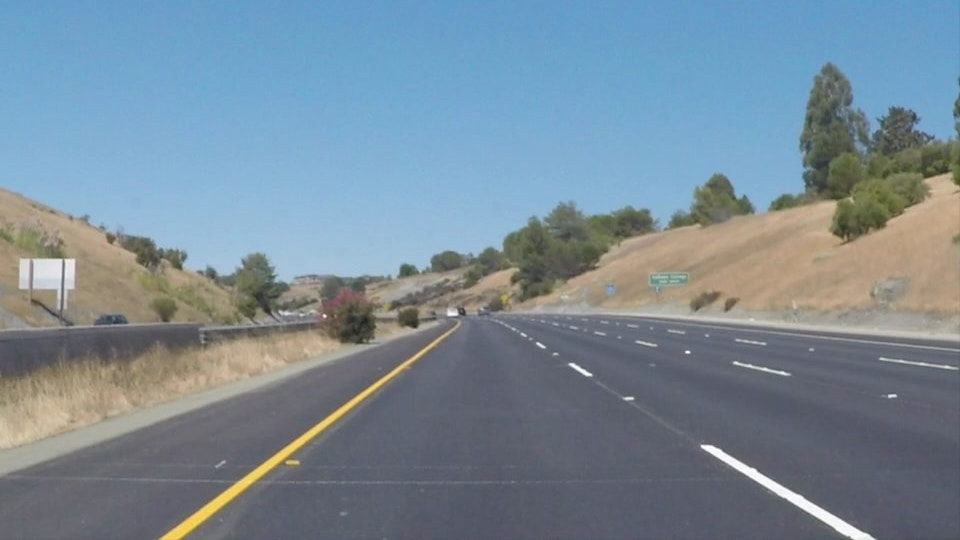
#> input picture solidYellowCurve2.jpg, 960 x 540 px
$ python edge_detection.py   (older library calls are emulated)
#> lines starting #> are read from the running program, lines starting #| are printed output that depends on the picture
from scipy import misc, signal, stats
import matplotlib.pyplot as plt
import random
import numpy as np
from skimage.filters.rank import gradient
from skimage.filter import roberts, sobel, scharr, prewitt
import time
from math import *


def gaussian_dist(m, sigma, size):
	pdf = stats.norm(m, sigma).pdf
	linspace = np.linspace(- sigma, sigma, size)
	dist = np.array([[pdf(x) * pdf(y) for x in linspace] for y in linspace])
	return dist

img = np.array(misc.imresize(misc.imread('solidYellowCurve2.jpg', mode = 'L'), (500, 600)), dtype="float32")
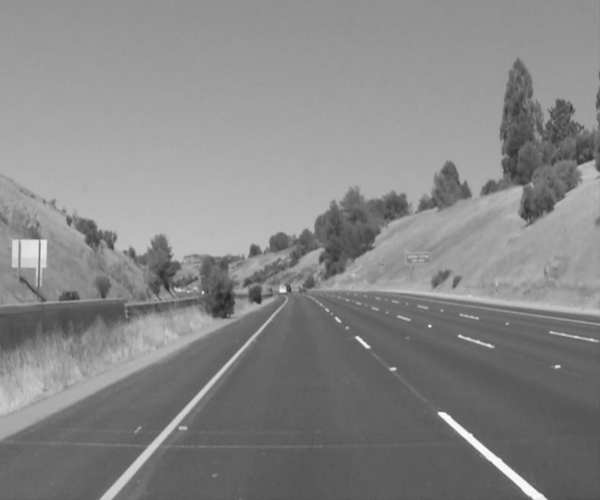
#> img: shape (500, 600) float32; min 35, max 253, mean 134.8
#img = np.array(misc.imresize(misc.imread('cat3.jpg', mode = 'L'), (500, 600)), dtype="float32")
img = img / img.max()
#img = img - img.max()/2


kernel_der = np.array([[-1, 1]])

kernel_roberts = np.array([[1,0]
				  ,[0,-1]
					])
kernel_sobel = np.array([
	[-1, 0, 1],
	[-2, 0, 2],
	[-1, 0, 1]
	])


kernel_prewitt = np.array([
	[-1, 0, 1],
	[-1, 0, 1],
	[-1, 0, 1]
	])


"""
uni_blur = np.ones((5,5))
g1 = gaussian_dist(0, 5, 5)
g2 = gaussian_dist(0, 10, 10)
g3 = gaussian_dist(0, 20, 20)


plt.subplot(1,3,1)
plt.imshow(g1, interpolation="none")
plt.subplot(1,3,2)
plt.imshow(g2, interpolation="none")
plt.subplot(1,3,3)
plt.imshow(g3, interpolation="none")

plt.show()
exit()
"""

my_kernel1 = kernel_sobel

g = gaussian_dist(0, 5, 3)
kernel = signal.correlate(g, kernel_sobel)


out = np.sqrt(signal.correlate(img, kernel) ** 2 + signal.correlate(img, kernel.T) ** 2)
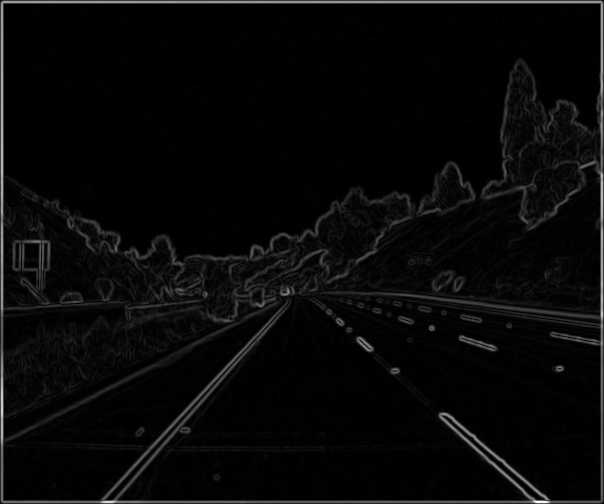
#> out: shape (504, 604) float64; min 9.81e-11, max 0.0871, mean 0.00306; drawn with min black and max white
misc.imsave("edge1.png", out)

#plt.imshow(out)

g = gaussian_dist(0, 5, 10)
my_kernel3 = signal.correlate(g, kernel_sobel)

g = gaussian_dist(0, 5, 15)
my_kernel4 = signal.correlate(g, kernel_sobel)


edges = np.sqrt(signal.correlate(img, my_kernel3)**2 + signal.correlate(img, my_kernel3.T)**2)
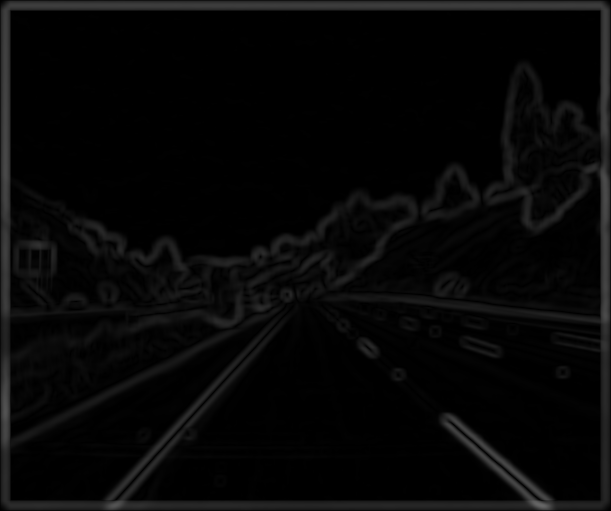
#> edges: shape (511, 611) float64; min 3.4e-06, max 0.405, mean 0.0296
#out2 = np.sqrt(signal.correlate(img, my_kernel2)**2 + signal.correlate(img, my_kernel2.T)**2)
#out3 = np.sqrt(signal.correlate(img, my_kernel3)**2 + signal.correlate(img, my_kernel3.T)**2)
#out4 = np.sqrt(signal.correlate(img, my_kernel4)**2 + signal.correlate(img, my_kernel4.T)**2)

vertical_edges = signal.correlate(img, kernel_prewitt)
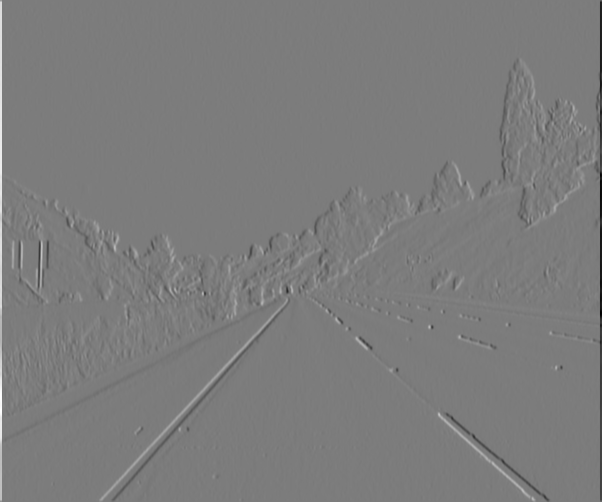
#> vertical_edges: shape (502, 602) float64; min -2.27, max 2.38, mean -9.35e-11; drawn with min black and max white
horizontal_edges = signal.correlate(img, kernel_prewitt.T)
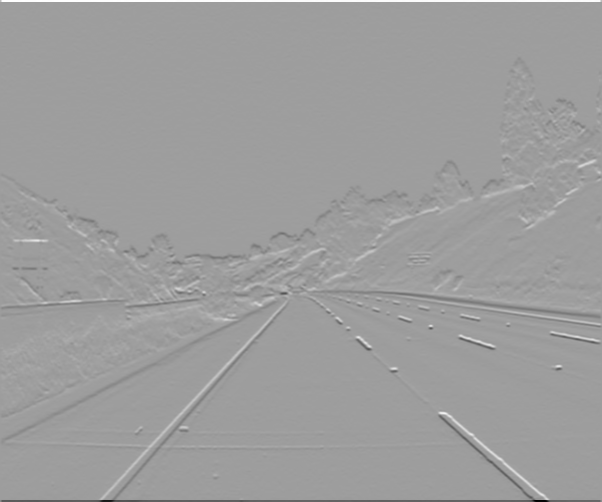
#> horizontal_edges: shape (502, 602) float64; min -2.86, max 1.77, mean 9.41e-10; drawn with min black and max white


plt.subplot(1,1,1)
plt.imshow(edges, interpolation="none")
plt.show()


plt.subplot(1,2,2)
#> (the run stopped early here; a loop or call above may not have finished)

$ run again, with cat3.jpg copied over solidYellowCurve2.jpg
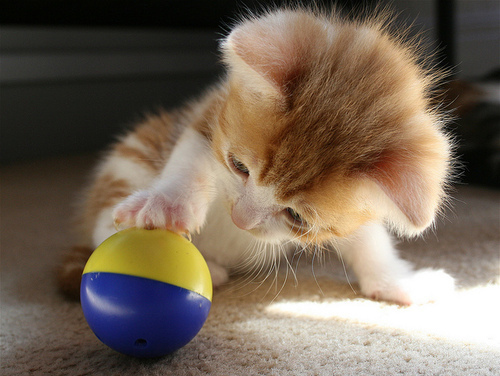
#> input picture cat3.jpg, 500 x 376 px
#> `edges = np.sqrt(signal.correlate(img, my_kernel3)**2 + signal.correlat..`:
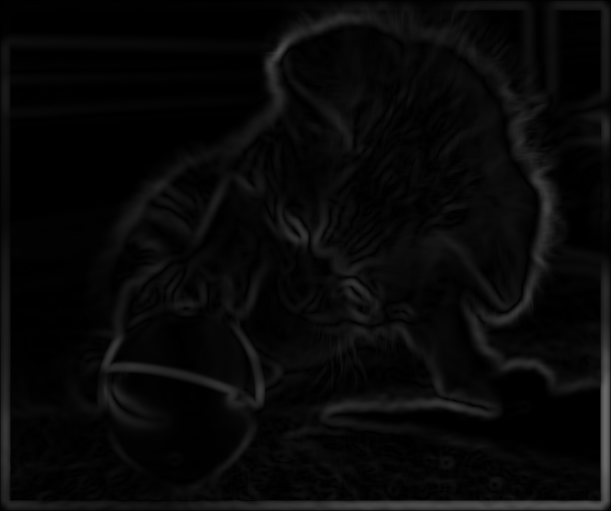
#> edges: shape (511, 611) float64; min 2.21e-10, max 0.419, mean 0.0341
#> `horizontal_edges = signal.correlate(img, kernel_prewitt.T)`:
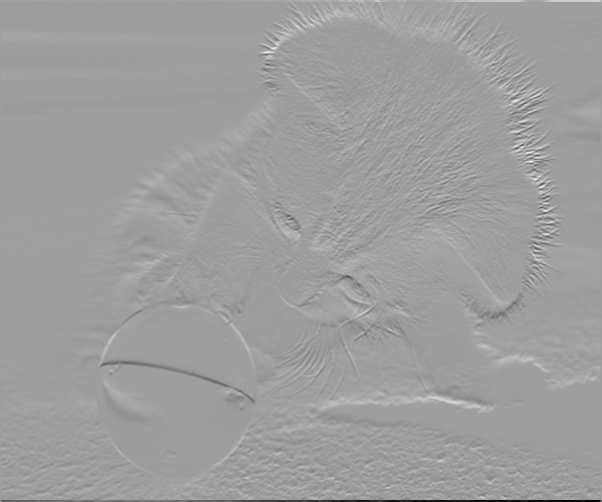
#> horizontal_edges: shape (502, 602) float64; min -2.47, max 1.51, mean 2.59e-10; drawn with min black and max white

$ run again, with car_view1.jpg copied over solidYellowCurve2.jpg
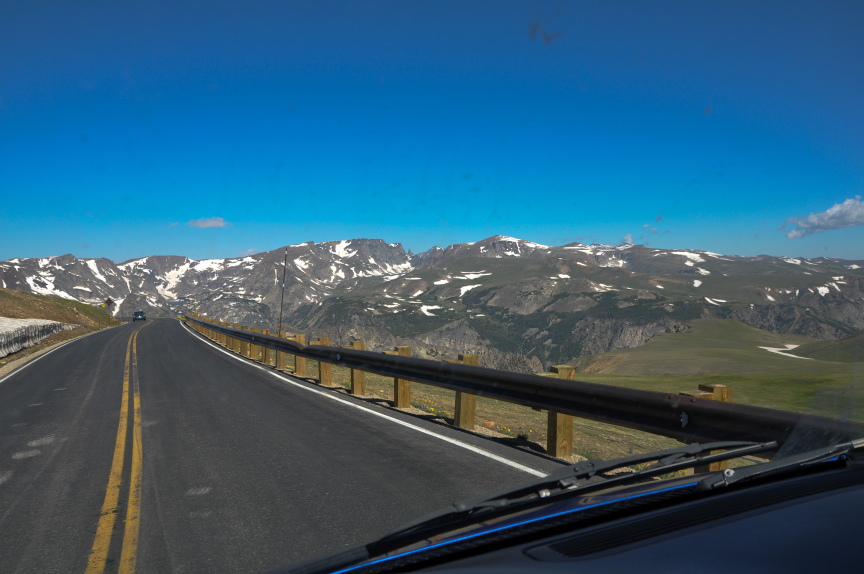
#> input picture car_view1.jpg, 1728 x 1148 px (shown at 1/2 size)
#> `edges = np.sqrt(signal.correlate(img, my_kernel3)**2 + signal.correlat..`:
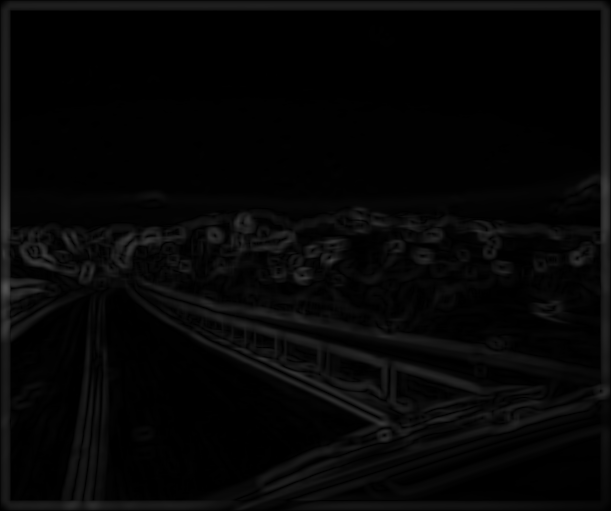
#> edges: shape (511, 611) float64; min 4.97e-06, max 0.33, mean 0.0259
#> `horizontal_edges = signal.correlate(img, kernel_prewitt.T)`:
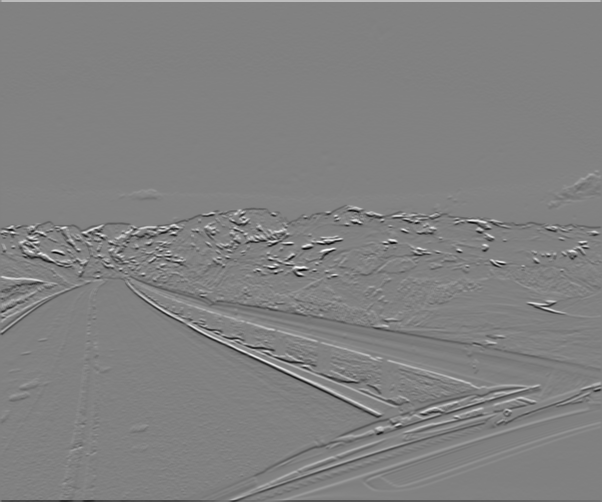
#> horizontal_edges: shape (502, 602) float64; min -1.9, max 1.85, mean 1.47e-10; drawn with min black and max white

$ run again, with cat1.jpg copied over solidYellowCurve2.jpg
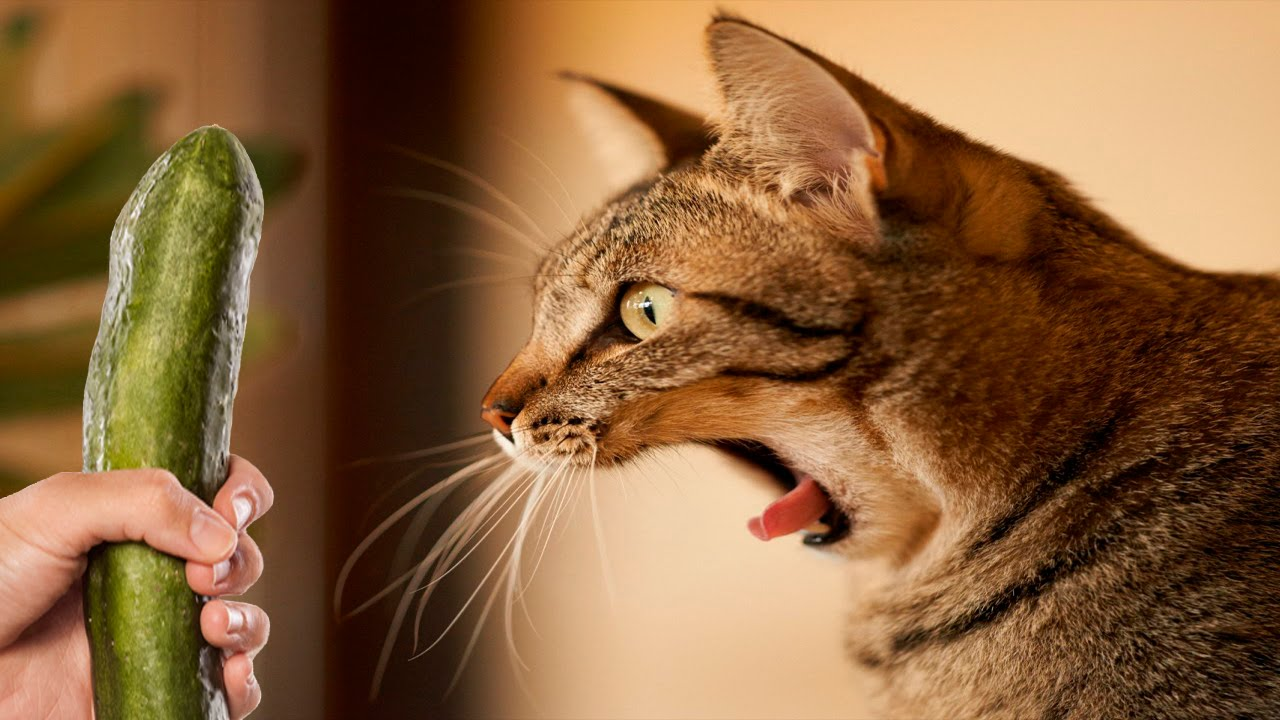
#> input picture cat1.jpg, 1280 x 720 px
#> `edges = np.sqrt(signal.correlate(img, my_kernel3)**2 + signal.correlat..`:
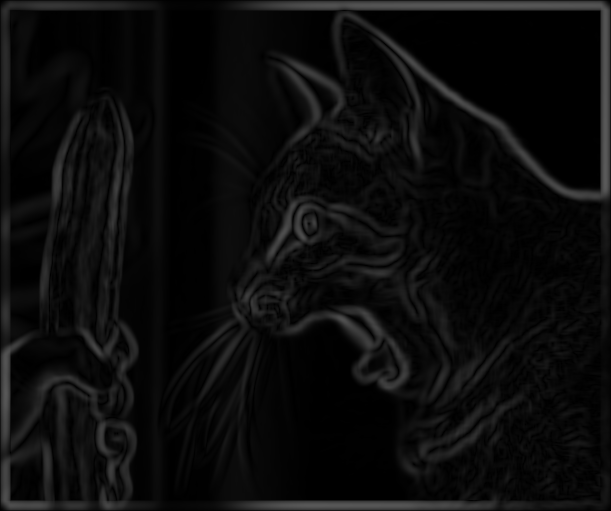
#> edges: shape (511, 611) float64; min 5.85e-06, max 0.354, mean 0.0487
#> `horizontal_edges = signal.correlate(img, kernel_prewitt.T)`:
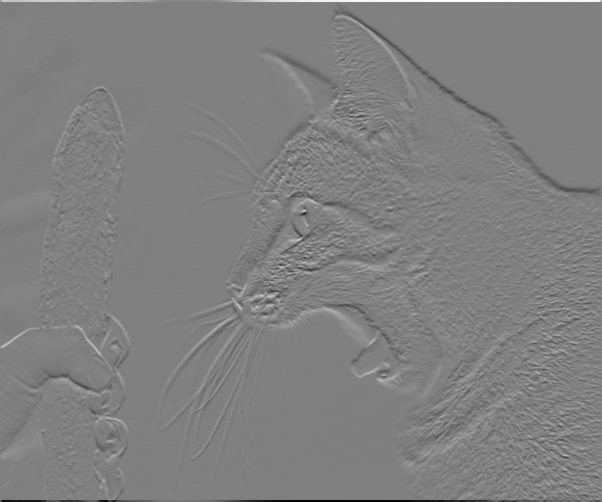
#> horizontal_edges: shape (502, 602) float64; min -2.5, max 2.47, mean -5.17e-12; drawn with min black and max white
